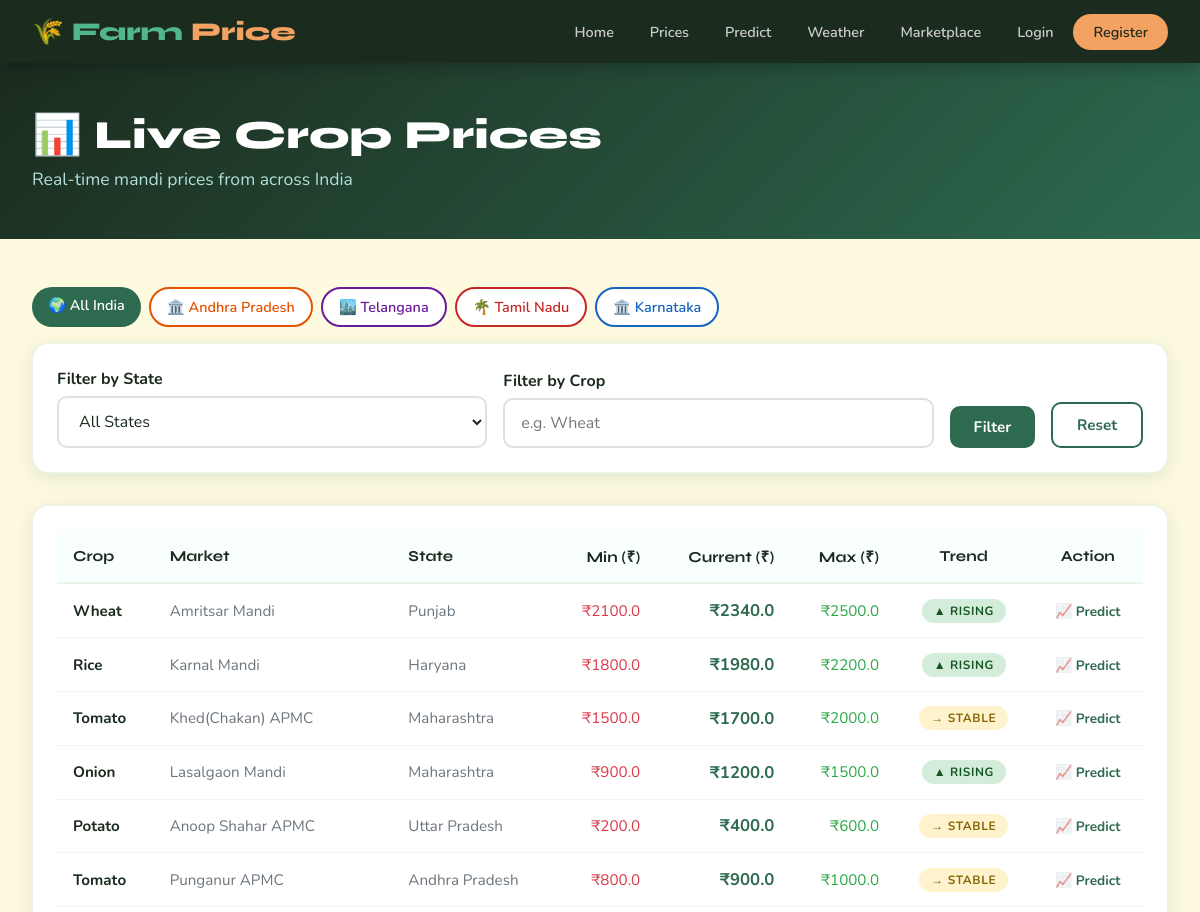
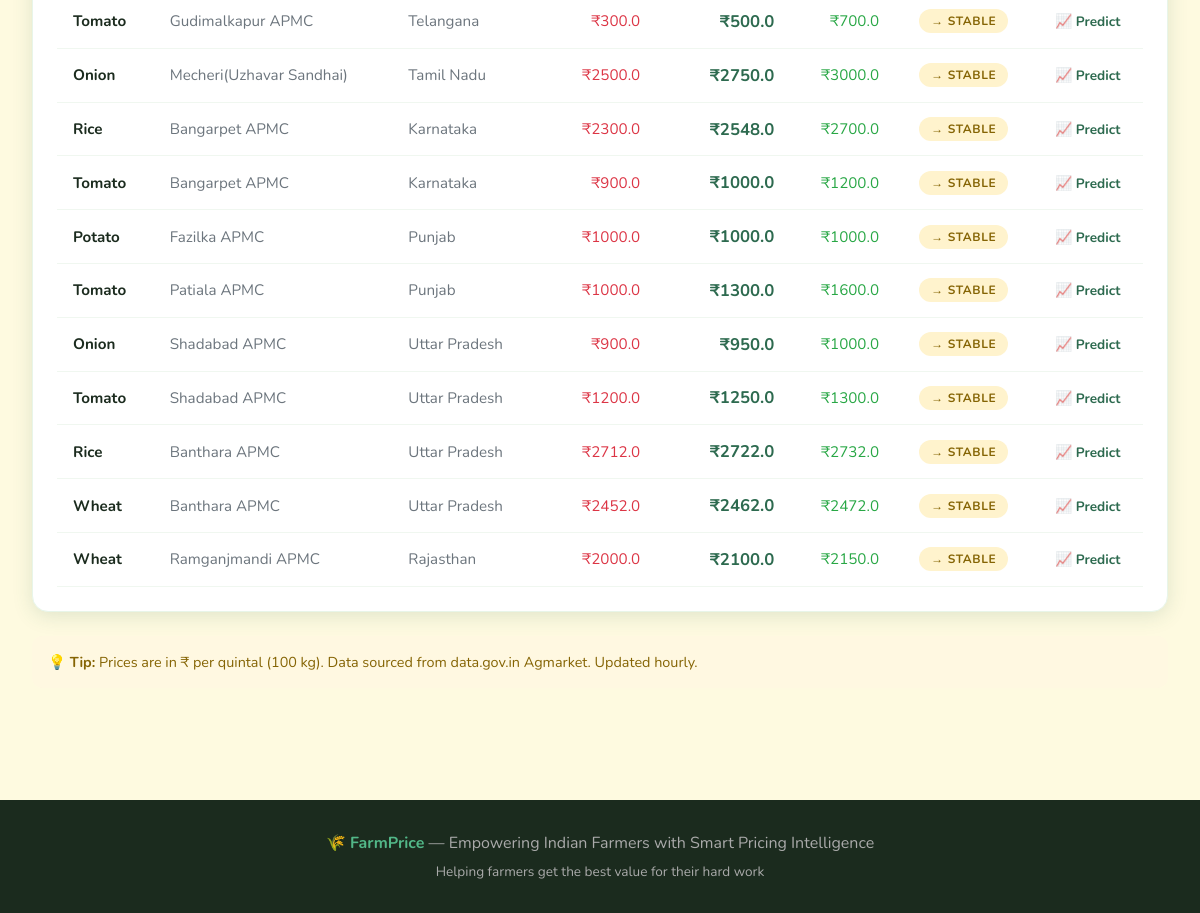
The app's page /prices/ with its own data (2 pictures, top to bottom).
### crops/models.py (models this page shows, shortened)
class Crop(models.Model):
    CROP_CHOICES = [
        ('wheat', 'Wheat'),
        ('rice', 'Rice'),
        ('corn', 'Corn'),
        ('cotton', 'Cotton'),
        ('sugarcane', 'Sugarcane'),
        ('soybean', 'Soybean'),
        ('tomato', 'Tomato'),
        ('potato', 'Potato'),
        ('onion', 'Onion'),
        ('groundnut', 'Groundnut'),
    ]
    name = models.CharField(max_length=100, choices=CROP_CHOICES)
    current_price = models.DecimalField(max_digits=10, decimal_places=2)
    min_price = models.DecimalField(max_digits=10, decimal_places=2)
    max_price = models.DecimalField(max_digits=10, decimal_places=2)
    market_name = models.CharField(max_length=200)
    state = models.CharField(max_length=100)
    updated_at = models.DateTimeField(auto_now=True)
    trend = models.CharField(max_length=10, choices=[('up', 'Rising'), ('down', 'Falling'), ('stable', 'Stable')], default='stable')

### crops/views.py (the view)
# urls.py: path('prices/', views.crop_prices, name='crop_prices'),
def crop_prices(request):
    state_filter = request.GET.get('state', '')
    crop_filter = request.GET.get('crop', '').lower()
    region = request.GET.get('region', '')  # 'ap_telangana' or ''
    if region == 'ap_telangana':
        from .api_client import get_ap_telangana_prices
        all_prices = get_ap_telangana_prices()
    elif state_filter:
        all_prices = get_all_prices(state=state_filter)
    else:
        all_prices = get_all_prices()
    if crop_filter:
        all_prices = [c for c in all_prices if crop_filter in c['name']]
    states = ['Andhra Pradesh', 'Telangana'] + list(
        set(c['state'] for c in all_prices if c['state'] not in ['N/A', 'Andhra Pradesh', 'Telangana'])
    )
    context = {
        'crops': all_prices,
        'states': states,
        'state_filter': state_filter,
        'crop_filter': crop_filter,
        'region': region,
    }
    return render(request, 'crops/prices.html', context)

### crops/api_client.py (called while the page is built)
def get_all_prices(state=None):
    from .models import Crop
    crops = Crop.objects.all()
    if state:
        crops = crops.filter(state__iexact=state)
    results = []
    for c in crops:
        results.append({
            "name": c.name,
            "display_name": c.get_name_display(),
            "current_price": float(c.current_price),
            "min_price": float(c.min_price),
            "max_price": float(c.max_price),
            "market_name": c.market_name,
            "state": c.state,
            "updated_at": str(c.updated_at.date()),
            "trend": c.trend,
        })
    return results

### crops/templates/crops/prices.html (shortened to what this page needs)
{% extends 'crops/base.html' %}
{% block content %}
<section style="background: linear-gradient(135deg, #1b2b1e, #2d6a4f); padding: 3rem 0;">
    <div class="container">
        <h1 style="font-family: 'Syne', sans-serif; font-size: 2.5rem; font-weight: 800; color: white; margin-bottom: 0.5rem;">📊 Live Crop Prices</h1>
        <p style="color: #b2dfdb; font-size: 1.1rem;">Real-time mandi prices from across India</p>
    </div>
</section>
<section class="section">
    <div class="container">
        <div style="margin-bottom: 1rem; display: flex; gap: 0.5rem; flex-wrap: wrap;">
            <a href="/prices/"
               style="padding: 0.5rem 1rem; border-radius: 20px; text-decoration: none; font-weight: 600; font-size: 0.9rem;
               {% if not state_filter and not region %}background:#2d6a4f; color:white;{% else %}background:white; color:#2d6a4f; border: 2px solid #2d6a4f;{% endif %}">
                🌍 All India
            </a>
            <a href="/prices/?state=Andhra+Pradesh"
               style="padding: 0.5rem 1rem; border-radius: 20px; text-decoration: none; font-weight: 600; font-size: 0.9rem;
               {% if state_filter == 'Andhra Pradesh' %}background:#e65100; color:white;{% else %}background:white; color:#e65100; border: 2px solid #e65100;{% endif %}">
                🏛️ Andhra Pradesh
            </a>
            <a href="/prices/?state=Telangana"
               style="padding: 0.5rem 1rem; border-radius: 20px; text-decoration: none; font-weight: 600; font-size: 0.9rem;
               {% if state_filter == 'Telangana' %}background:#6a1b9a; color:white;{% else %}background:white; color:#6a1b9a; border: 2px solid #6a1b9a;{% endif %}">
                🏙️ Telangana
            </a>
            <a href="/prices/?state=Tamil+Nadu"
               style="padding: 0.5rem 1rem; border-radius: 20px; text-decoration: none; font-weight: 600; font-size: 0.9rem;
               {% if state_filter == 'Tamil Nadu' %}background:#c62828; color:white;{% else %}background:white; color:#c62828; border: 2px solid #c62828;{% endif %}">
                🌴 Tamil Nadu
            </a>
            <a href="/prices/?state=Karnataka"
               style="padding: 0.5rem 1rem; border-radius: 20px; text-decoration: none; font-weight: 600; font-size: 0.9rem;
               {% if state_filter == 'Karnataka' %}background:#1565c0; color:white;{% else %}background:white; color:#1565c0; border: 2px solid #1565c0;{% endif %}">
                🏛️ Karnataka
            </a>
        </div>
        <div class="card" style="margin-bottom: 2rem;">
            <form method="get" style="display: flex; gap: 1rem; flex-wrap: wrap; align-items: flex-end;">
                <div class="form-group" style="flex: 1; min-width: 180px; margin-bottom: 0;">
                    <label>Filter by State</label>
                    <select name="state">
                        <option value="">All States</option>
                    </select>
                </div>
                <div class="form-group" style="flex: 1; min-width: 180px; margin-bottom: 0;">
                    <label>Filter by Crop</label>
                    <input type="text" name="crop" value="{{ crop_filter }}" placeholder="e.g. Wheat">
                </div>
                <button type="submit" class="btn btn-primary">Filter</button>
                <a href="/prices/" class="btn btn-outline">Reset</a>
            </form>
        </div>
        {% if crops %}
        <div class="card" style="overflow-x: auto;">
            <table style="width: 100%; border-collapse: collapse; font-size: 0.95rem;">
                <thead>
                    <tr style="background: #f8fffe; border-bottom: 2px solid #e8f5e9;">
                        <th style="padding: 1rem; text-align: left; font-family: 'Syne', sans-serif; font-weight: 700;">Crop</th>
                        <th style="padding: 1rem; text-align: left; font-family: 'Syne', sans-serif; font-weight: 700;">Market</th>
                        <th style="padding: 1rem; text-align: left; font-family: 'Syne', sans-serif; font-weight: 700;">State</th>
                        <th style="padding: 1rem; text-align: right; font-family: 'Syne', sans-serif; font-weight: 700;">Min (₹)</th>
                        <th style="padding: 1rem; text-align: right; font-family: 'Syne', sans-serif; font-weight: 700;">Current (₹)</th>
                        <th style="padding: 1rem; text-align: right; font-family: 'Syne', sans-serif; font-weight: 700;">Max (₹)</th>
                        <th style="padding: 1rem; text-align: center; font-family: 'Syne', sans-serif; font-weight: 700;">Trend</th>
                        <th style="padding: 1rem; text-align: center; font-family: 'Syne', sans-serif; font-weight: 700;">Action</th>
                    </tr>
                </thead>
                <tbody>
                    {% for crop in crops %}
                    <tr style="border-bottom: 1px solid #f0f7f0; transition: background 0.15s;"
                        onmouseover="this.style.background='#f8fffe'"
                        onmouseout="this.style.background=''">
                        <td style="padding: 0.9rem 1rem; font-weight: 700;">{{ crop.display_name }}</td>
                        <td style="padding: 0.9rem 1rem; color: #6c757d;">{{ crop.market_name }}</td>
                        <td style="padding: 0.9rem 1rem; color: #6c757d;">{{ crop.state }}</td>
                        <td style="padding: 0.9rem 1rem; text-align: right; color: #dc3545;">₹{{ crop.min_price }}</td>
                        <td style="padding: 0.9rem 1rem; text-align: right; font-weight: 700; font-size: 1.05rem; color: #2d6a4f;">₹{{ crop.current_price }}</td>
                        <td style="padding: 0.9rem 1rem; text-align: right; color: #28a745;">₹{{ crop.max_price }}</td>
                        <td style="padding: 0.9rem 1rem; text-align: center;">
                            {% if crop.trend == 'up' %}
                                <span class="badge badge-up">▲ Rising</span>
                            {% elif crop.trend == 'down' %}
                                <span class="badge badge-down">▼ Falling</span>
                            {% else %}
                                <span class="badge badge-stable">→ Stable</span>
                            {% endif %}
                        </td>
                        <td style="padding: 0.9rem 1rem; text-align: center;">
                            <a href="/predict/?crop={{ crop.name }}" style="color: #2d6a4f; font-weight: 700; text-decoration: none; font-size: 0.85rem;">📈 Predict</a>
                        </td>
                    </tr>
                    {% endfor %}
                </tbody>
            </table>
        </div>
        {% else %}
        <div style="text-align: center; padding: 4rem; color: #6c757d;">
            <div style="font-size: 4rem; margin-bottom: 1rem;">📊</div>
            <h3 style="font-family: 'Syne', sans-serif;">No price data found</h3>
            <p>Try adjusting your filters or check back later.</p>
        </div>
        {% endif %}
        <div style="margin-top: 1.5rem; padding: 1rem; background: #fff8e1; border-radius: 10px; font-size: 0.9rem; color: #856404;">
            💡 <strong>Tip:</strong> Prices are in ₹ per quintal (100 kg). Data sourced from data.gov.in Agmarket. Updated hourly.
        </div>
    </div>
</section>
{% endblock %}

### crops/templates/crops/base.html (style rules this page uses)
:root { --green: #2d6a4f; --green-light: #52b788; --green-pale: #d8f3dc; --earth: #a0522d; --gold: #f4a261; --sky: #48cae4; --cream: #fefae0; --dark: #1b2b1e; --gray: #6c757d; --white: #ffffff; --shadow: 0 4px 20px rgba(45, 106, 79, 0.15); }
* { margin: 0; padding: 0; box-sizing: border-box; }
body { font-family: 'Nunito', sans-serif; background: var(--cream); color: var(--dark); min-height: 100vh; }
.card { background: white; border-radius: 16px; padding: 1.5rem; box-shadow: var(--shadow); border: 1px solid #e8f5e9; }
.btn { display: inline-block; padding: 0.7rem 1.5rem; border-radius: 10px; font-weight: 700; font-size: 0.95rem; text-decoration: none; border: none; cursor: pointer; transition: all 0.2s; font-family: 'Nunito', sans-serif; }
.btn-primary { background: var(--green); color: white; }
.btn-outline { background: transparent; border: 2px solid var(--green); color: var(--green); }
.badge { display: inline-block; padding: 0.25rem 0.75rem; border-radius: 20px; font-size: 0.75rem; font-weight: 700; text-transform: uppercase; letter-spacing: 0.05em; }
.badge-up { background: #d4edda; color: #155724; }
.badge-stable { background: #fff3cd; color: #856404; }
.container { max-width: 1200px; margin: 0 auto; padding: 0 2rem; }
.section { padding: 3rem 0; }
.form-group { margin-bottom: 1.25rem; }
.form-group label { display: block; font-weight: 700; margin-bottom: 0.4rem; color: var(--dark); }
.form-group input, .form-group select, .form-group textarea { width: 100%; padding: 0.75rem 1rem; border: 2px solid #e0e0e0; border-radius: 10px; font-family: 'Nunito', sans-serif; font-size: 1rem; color: var(--dark); transition: border-color 0.2s; background: white; }

### records on screen
Crop: market_name "Amritsar Mandi", state "Punjab"
Crop: market_name "Karnal Mandi", state "Haryana"
Crop: market_name "Khed(Chakan) APMC", state "Maharashtra"
Crop: market_name "Lasalgaon Mandi", state "Maharashtra"
Crop: market_name "Anoop Shahar APMC", state "Uttar Pradesh"
Crop: market_name "Punganur APMC", state "Andhra Pradesh"
Crop: market_name "Gudimalkapur APMC", state "Telangana"
Crop: market_name "Mecheri(Uzhavar Sandhai)", state "Tamil Nadu"
Crop: market_name "Bangarpet APMC", state "Karnataka"
Crop: market_name "Bangarpet APMC", state "Karnataka"
Crop: market_name "Fazilka APMC", state "Punjab"
Crop: market_name "Patiala APMC", state "Punjab"
Crop: market_name "Shadabad APMC", state "Uttar Pradesh"
Crop: market_name "Shadabad APMC", state "Uttar Pradesh"
Crop: market_name "Banthara APMC", state "Uttar Pradesh"
Crop: market_name "Banthara APMC", state "Uttar Pradesh"
Crop: market_name "Ramganjmandi APMC", state "Rajasthan"

### other values on screen
{{ crop.display_name }} "Wheat" "Rice" "Tomato" "Onion" "Potato" "Tomato" "Tomato" "Onion" "Rice" "Tomato" "Potato" "Tomato" "Onion" "Tomato" "Rice" "Wheat" "Wheat"
{{ crop.min_price }} "2100.0" "1800.0" "1500.0" "900.0" "200.0" "800.0" "300.0" "2500.0" "2300.0" "900.0" "1000.0" "1000.0" "900.0" "1200.0" "2712.0" "2452.0" "2000.0"
{{ crop.current_price }} "2340.0" "1980.0" "1700.0" "1200.0" "400.0" "900.0" "500.0" "2750.0" "2548.0" "1000.0" "1000.0" "1300.0" "950.0" "1250.0" "2722.0" "2462.0" "2100.0"
{{ crop.max_price }} "2500.0" "2200.0" "2000.0" "1500.0" "600.0" "1000.0" "700.0" "3000.0" "2700.0" "1200.0" "1000.0" "1600.0" "1000.0" "1300.0" "2732.0" "2472.0" "2150.0"
